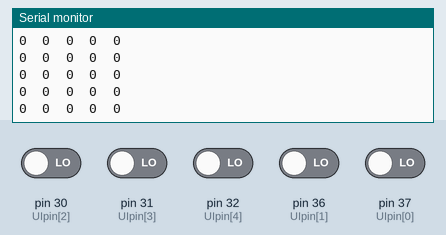
This sketch was run on a simulated Arduino Mega 2560, built with avr-gcc and run on an emulated ATmega2560. On the bench: the last lines printed to the serial monitor. The inputs (shaded band) are chosen by the test bench; at power-on: pin 30 (UIpin[2]), pin 31 (UIpin[3]), pin 32 (UIpin[4]), pin 36 (UIpin[1]), pin 37 (UIpin[0]) LOW.

Above: at 1.2 s.
1.3 s: pin 30 (UIpin[2]) driven HIGH
At 1.33 s:
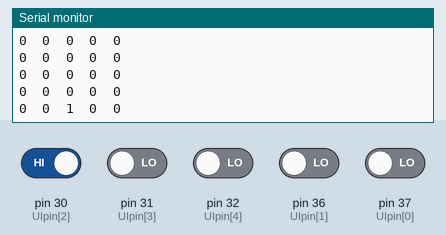
2.8 s: pin 31 (UIpin[3]) driven HIGH
At 2.84 s:
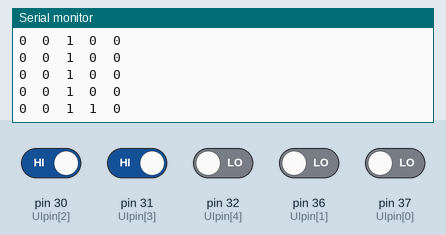
4.3 s: pin 32 (UIpin[4]) driven HIGH
At 4.35 s:
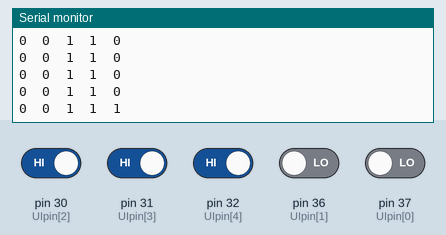
5.8 s: pin 36 (UIpin[1]) driven HIGH
At 5.82 s:
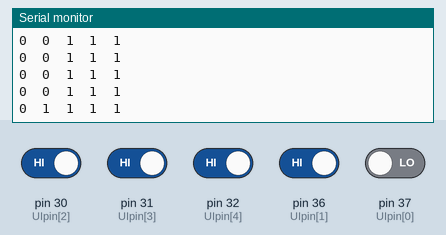
7.3 s: pin 37 (UIpin[0]) driven HIGH
At 7.33 s:
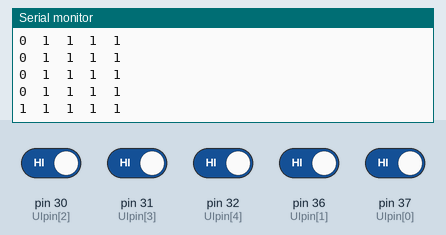
8.8 s: pin 30 (UIpin[2]) driven LOW
At 8.84 s:
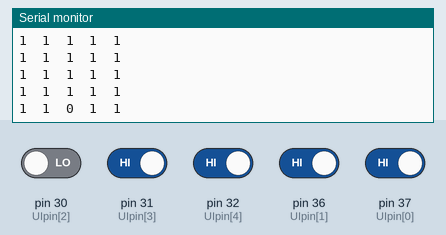

Measured:
- after the input at 1.3 s, the serial monitor: prints a new line at once (image 1)
- after the input at 2.8 s, the serial monitor: prints a new line at once (image 2)
- after the input at 4.3 s, the serial monitor: prints a new line at once (image 3)
- after the input at 5.8 s, the serial monitor: prints a new line at once (image 4)
- after the input at 7.3 s, the serial monitor: prints a new line at once (image 5)
- after the input at 8.8 s, the serial monitor: prints a new line at once (image 6)

The sketch:

UI.ino
```cpp
constexpr int UIpin[5] = {37, 36, 30, 31, 32};

void setup() {
  for(int i=0; i<5; i++){
    pinMode(UIpin[i], INPUT);
  }

  Serial.begin(115200);
  Serial.println("UI Test Program 2025-01-27");
}

void loop() {
  for(int i=0; i<5; i++){
    Serial.print(digitalRead(UIpin[i]));
    Serial.print("\t");
  }
  Serial.println();
  delay(50);
}
```
